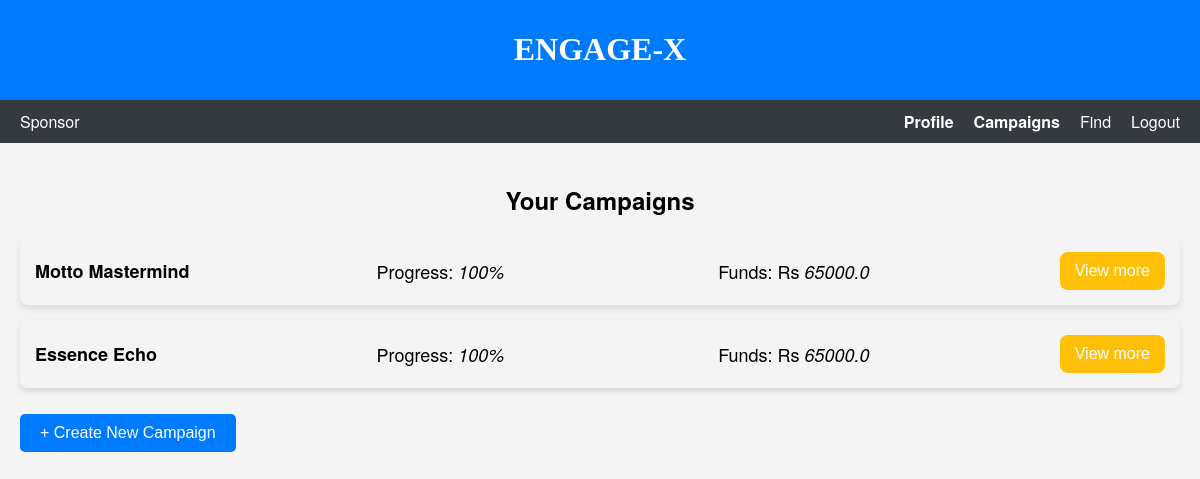
The app's page /scampaigns (signed in), older data.
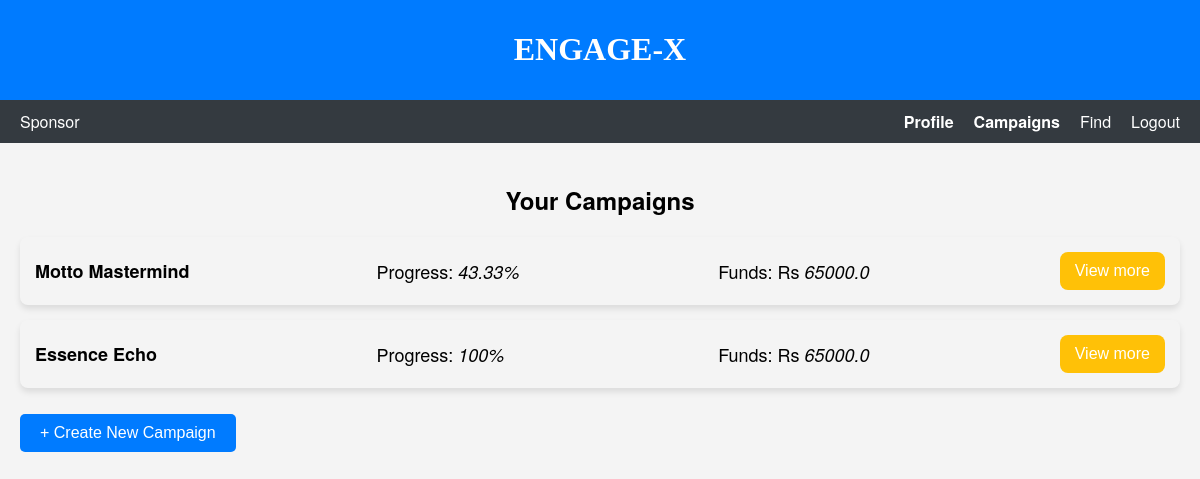
The same page, newer data.
### models.py (models this page shows)
class Campaign(db.Model):
    __tablename__ = "campaign"
    id = db.Column(db.Integer, primary_key=True, autoincrement=True)
    sponsor_id = db.Column(db.Integer, db.ForeignKey("user.id"), nullable=False)
    title = db.Column(db.String, nullable=False)
    description = db.Column(db.String, nullable=False)
    goals = db.Column(db.Text, nullable=False)
    start_date = db.Column(db.String, nullable=False)
    days = db.Column(db.Integer, nullable=False)
    funds = db.Column(db.Float, nullable=False)
    visibility = db.Column(db.String, nullable=False)  # public or private
    sponsor = db.relationship('User', back_populates='campaigns')
    ad_requests = db.relationship('AdRequest', back_populates='campaign')
    def get_end_date(self):
        start_date_obj = datetime.strptime(self.start_date, "%Y-%m-%d")
        end_date_obj = start_date_obj + timedelta(days=self.days)
        return end_date_obj.strftime("%Y-%m-%d")
    def get_progress(self):
        start_date_obj = datetime.strptime(self.start_date, "%Y-%m-%d")
        today = datetime.today()
        elapsed_days = (today - start_date_obj).days
        progress = "{:.2f}".format((elapsed_days / self.days) * 100)  # Format progress to 2 decimal places
        progress = min(max(float(progress), 0), 100)  # Ensure progress is between 0 and 100
        return progress

### app.py (the view)
@app.route('/scampaigns', methods = ['GET', 'POST'])
def scampaigns():
    dat = Campaign.query.filter(Campaign.sponsor_id == current_userID).all()
    for campaign in dat:
        campaign.end_date = campaign.get_end_date()
        campaign.progress = campaign.get_progress()
    today_date = datetime.today().strftime("%Y-%m-%d")
    return rt('campaign_sponsor.html', campaigns = dat, today_date = today_date, userID = current_userID)

### templates/campaign_sponsor.html (shortened to what this page needs)
<!DOCTYPE html>
<html lang="en">
<head>
    <link rel="stylesheet" href="/static/css/camp_spons.css">
</head>
<body>
    <header>
        <h1>ENGAGE-X</h1>
    </header>
    <nav class="navbar">
        <div class="navbar-left">
            <span>Sponsor</span>
        </div>
        <div class="navbar-right">
            <a href="{{ url_for('sdashboard') }}" class="active" id="profile-link">Profile</a>
            <a href="{{ url_for('scampaigns') }}" class="active" id="campaigns-link">Campaigns</a>
            <a href="{{ url_for('find_sponsor') }}" id="find-link">Find</a>
            <a href="{{ url_for('logout') }}">Logout</a>
        </div>
    </nav>
    <div id="campaigns-section" class="campaigns-section">
        <h2>Your Campaigns</h2>
        <ul id="campaign-list">
            {% for campaign in campaigns %}
                    <div class="campaign-overview">
                        <span class="campaign-title">{{ campaign.title }}</span>
                        <span class="campaign-progress">Progress: <em>{{ campaign.progress }}%</em></span>
                        <span class="campaign-funds">Funds: Rs <em>{{ campaign.funds }}</em></span>
                        <form class="view-more-form"
                        action="{{ url_for('view_details', id=campaign.id, source = 'campaign') }}"
                        method="POST">
                            <button type="submit" class="view-more-button">View more</button>
                        </form>
                    </div>
            {% endfor %}
        </ul>
        <button id="create-campaign-button" class="create-campaign-button">+ Create New Campaign</button>
    </div>
</body>
</html>

Row changes from the older to the newer data that the page shows:
changed Campaign "Motto Mastermind": progress "100" → "43.33"
